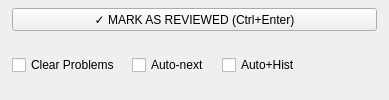
         <widget class="QFrame" name="audit_footer_frame">
          <layout class="QVBoxLayout" name="audit_footer_layout">
           <property name="spacing">
            <number>6</number>
           </property>
           <property name="leftMargin">
            <number>12</number>
           </property>
           <property name="topMargin">
            <number>8</number>
           </property>
           <property name="rightMargin">
            <number>12</number>
           </property>
           <property name="bottomMargin">
            <number>8</number>
           </property>
           <item>
            <widget class="QPushButton" name="btn_mark_reviewed">
             <property name="cursor">
              <cursorShape>PointingHandCursor</cursorShape>
             </property>
             <property name="text">
              <string>✓ MARK AS REVIEWED (Ctrl+Enter)</string>
             </property>
            </widget>
           </item>
           <item>
            <widget class="QWidget" name="audit_footer_row2" native="true">
              <layout class="QHBoxLayout" name="footer_row2_layout">
               <property name="spacing">
                <number>12</number>
               </property>
               <property name="leftMargin">
                <number>0</number>
               </property>
               <property name="topMargin">
                <number>2</number>
               </property>
               <property name="rightMargin">
                <number>0</number>
               </property>
               <property name="bottomMargin">
                <number>0</number>
               </property>
               <item>
                <widget class="QCheckBox" name="chk_clear_problems">
                 <property name="cursor">
                  <cursorShape>PointingHandCursor</cursorShape>
                 </property>
                 <property name="text">
                  <string>Clear Problems</string>
                 </property>
                </widget>
               </item>
               <item>
                <widget class="QCheckBox" name="chk_auto_next">
                 <property name="cursor">
                  <cursorShape>PointingHandCursor</cursorShape>
                 </property>
                 <property name="text">
                  <string>Auto-next</string>
                 </property>
                </widget>
               </item>
               <item>
                <widget class="QCheckBox" name="chk_auto_next_history">
                 <property name="cursor">
                  <cursorShape>PointingHandCursor</cursorShape>
                 </property>
                 <property name="toolTip">
                  <string>Automatically advance to the next unreviewed item with historical suggestions</string>
                 </property>
                 <property name="text">
                  <string>Auto+Hist</string>
                 </property>
                </widget>
               </item>
               <item>
                <spacer name="footer_row2_spacer">
                 <property name="orientation">
                  <enum>Qt::Horizontal</enum>
                 </property>
                 <property name="sizeHint" stdset="0">
                  <size>
                   <width>40</width>
                   <height>20</height>
                  </size>
                 </property>
                </spacer>
               </item>
               <item>
                <widget class="QLabel" name="lbl_reviewed_time">
                 <property name="text">
                  <string/>
                 </property>
                 <property name="alignment">
                  <set>Qt::AlignRight|Qt::AlignTrailing|Qt::AlignVCenter</set>
                 </property>
                 <property name="styleSheet">
                  <string notr="true">color: #757d77; font-family: &quot;JetBrains Mono&quot;, monospace; font-size: 8pt;</string>
                 </property>
                </widget>
               </item>
               <item>
                <widget class="QLabel" name="lbl_data_status">
                 <property name="text">
                  <string/>
                 </property>
                 <property name="alignment">
                  <set>Qt::AlignRight|Qt::AlignTrailing|Qt::AlignVCenter</set>
                 </property>
                 <property name="styleSheet">
                  <string notr="true">color: #757d77; font-family: &quot;JetBrains Mono&quot;, monospace; font-size: 8pt;</string>
                 </property>
                </widget>
               </item>
              </layout>
             </widget>
           </item>
          </layout>
         </widget>
